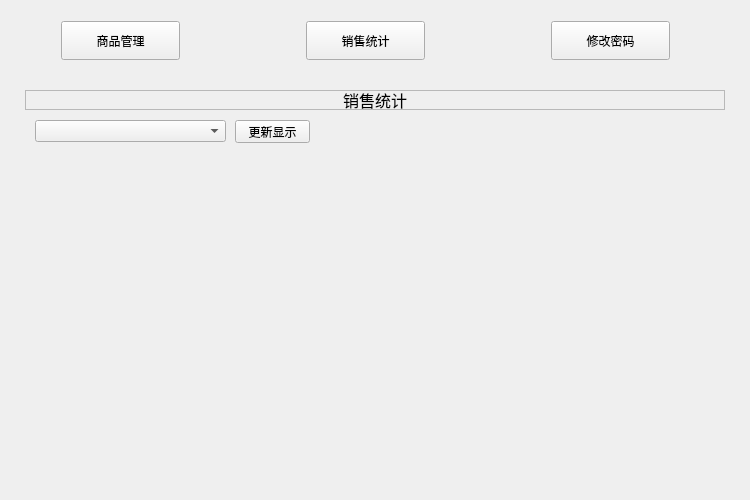
<?xml version="1.0" encoding="UTF-8"?>
<ui version="4.0">
 <class>Widget</class>
 <widget class="QWidget" name="Widget">
  <property name="geometry">
   <rect>
    <x>0</x>
    <y>0</y>
    <width>750</width>
    <height>500</height>
   </rect>
  </property>
  <property name="windowTitle">
   <string>数据管理系统</string>
  </property>
  <widget class="QWidget" name="layoutWidget">
   <property name="geometry">
    <rect>
     <x>50</x>
     <y>10</y>
     <width>631</width>
     <height>61</height>
    </rect>
   </property>
   <layout class="QHBoxLayout" name="horizontalLayout">
    <property name="sizeConstraint">
     <enum>QLayout::SetDefaultConstraint</enum>
    </property>
    <item>
     <widget class="QPushButton" name="manageBtn">
      <property name="sizePolicy">
       <sizepolicy hsizetype="Expanding" vsizetype="Expanding">
        <horstretch>0</horstretch>
        <verstretch>0</verstretch>
       </sizepolicy>
      </property>
      <property name="text">
       <string>商品管理</string>
      </property>
     </widget>
    </item>
    <item>
     <spacer name="horizontalSpacer_3">
      <property name="orientation">
       <enum>Qt::Horizontal</enum>
      </property>
      <property name="sizeHint" stdset="0">
       <size>
        <width>40</width>
        <height>20</height>
       </size>
      </property>
     </spacer>
    </item>
    <item>
     <widget class="QPushButton" name="chartBtn">
      <property name="sizePolicy">
       <sizepolicy hsizetype="Expanding" vsizetype="Expanding">
        <horstretch>0</horstretch>
        <verstretch>0</verstretch>
       </sizepolicy>
      </property>
      <property name="text">
       <string>销售统计</string>
      </property>
     </widget>
    </item>
    <item>
     <spacer name="horizontalSpacer_2">
      <property name="orientation">
       <enum>Qt::Horizontal</enum>
      </property>
      <property name="sizeHint" stdset="0">
       <size>
        <width>40</width>
        <height>20</height>
       </size>
      </property>
     </spacer>
    </item>
    <item>
     <widget class="QPushButton" name="passwordBtn">
      <property name="sizePolicy">
       <sizepolicy hsizetype="Expanding" vsizetype="Expanding">
        <horstretch>0</horstretch>
        <verstretch>0</verstretch>
       </sizepolicy>
      </property>
      <property name="text">
       <string>修改密码</string>
      </property>
     </widget>
    </item>
   </layout>
  </widget>
  <widget class="QStackedWidget" name="stackedWidget">
   <property name="geometry">
    <rect>
     <x>25</x>
     <y>70</y>
     <width>700</width>
     <height>410</height>
    </rect>
   </property>
   <property name="currentIndex">
    <number>1</number>
   </property>
   <widget class="QWidget" name="managePage">
    <widget class="QLabel" name="label">
     <property name="geometry">
      <rect>
       <x>0</x>
       <y>20</y>
       <width>700</width>
       <height>20</height>
      </rect>
     </property>
     <property name="font">
      <font>
       <pointsize>12</pointsize>
      </font>
     </property>
     <property name="frameShape">
      <enum>QFrame::StyledPanel</enum>
     </property>
     <property name="text">
      <string>商品管理</string>
     </property>
     <property name="alignment">
      <set>Qt::AlignCenter</set>
     </property>
    </widget>
    <widget class="QToolBox" name="toolBox">
     <property name="geometry">
      <rect>
       <x>20</x>
       <y>50</y>
       <width>321</width>
       <height>360</height>
      </rect>
     </property>
     <property name="frameShape">
      <enum>QFrame::WinPanel</enum>
     </property>
     <property name="frameShadow">
      <enum>QFrame::Raised</enum>
     </property>
     <widget class="QWidget" name="toolBoxPage1">
      <property name="geometry">
       <rect>
        <x>0</x>
        <y>0</y>
        <width>317</width>
        <height>278</height>
       </rect>
      </property>
      <attribute name="label">
       <string>出售商品</string>
      </attribute>
      <widget class="QLabel" name="label_9">
       <property name="geometry">
        <rect>
         <x>20</x>
         <y>200</y>
         <width>36</width>
         <height>16</height>
        </rect>
       </property>
       <property name="text">
        <string>金额：</string>
       </property>
      </widget>
      <widget class="QPushButton" name="sellCancelBtn">
       <property name="geometry">
        <rect>
         <x>150</x>
         <y>250</y>
         <width>75</width>
         <height>23</height>
        </rect>
       </property>
       <property name="text">
        <string>取消</string>
       </property>
      </widget>
      <widget class="QLabel" name="label_6">
       <property name="geometry">
        <rect>
         <x>21</x>
         <y>50</y>
         <width>36</width>
         <height>16</height>
        </rect>
       </property>
       <property name="text">
        <string>类型：</string>
       </property>
      </widget>
      <widget class="QLabel" name="label_7">
       <property name="geometry">
        <rect>
         <x>21</x>
         <y>87</y>
         <width>36</width>
         <height>16</height>
        </rect>
       </property>
       <property name="text">
        <string>品牌：</string>
       </property>
      </widget>
      <widget class="QComboBox" name="sellTypeComboBox">
       <property name="geometry">
        <rect>
         <x>63</x>
         <y>50</y>
         <width>161</width>
         <height>20</height>
        </rect>
       </property>
       <property name="sizePolicy">
        <sizepolicy hsizetype="Expanding" vsizetype="Fixed">
         <horstretch>0</horstretch>
         <verstretch>0</verstretch>
        </sizepolicy>
       </property>
      </widget>
      <widget class="QComboBox" name="sellBrandComboBox">
       <property name="geometry">
        <rect>
         <x>63</x>
         <y>87</y>
         <width>210</width>
         <height>20</height>
        </rect>
       </property>
       <property name="sizePolicy">
        <sizepolicy hsizetype="Expanding" vsizetype="Fixed">
         <horstretch>0</horstretch>
         <verstretch>0</verstretch>
        </sizepolicy>
       </property>
      </widget>
      <widget class="QPushButton" name="sellOkBtn">
       <property name="geometry">
        <rect>
         <x>30</x>
         <y>250</y>
         <width>75</width>
         <height>23</height>
        </rect>
       </property>
       <property name="text">
        <string>确定</string>
       </property>
      </widget>
      <widget class="QLabel" name="label_8">
       <property name="geometry">
        <rect>
         <x>21</x>
         <y>160</y>
         <width>36</width>
         <height>16</height>
        </rect>
       </property>
       <property name="text">
        <string>数量：</string>
       </property>
      </widget>
      <widget class="QSpinBox" name="sellNumSpinBox">
       <property name="geometry">
        <rect>
         <x>63</x>
         <y>160</y>
         <width>51</width>
         <height>22</height>
        </rect>
       </property>
      </widget>
      <widget class="QLineEdit" name="sellSumLineEdit">
       <property name="geometry">
        <rect>
         <x>63</x>
         <y>200</y>
         <width>100</width>
         <height>20</height>
        </rect>
       </property>
      </widget>
      <widget class="QLabel" name="label_13">
       <property name="geometry">
        <rect>
         <x>180</x>
         <y>200</y>
         <width>54</width>
         <height>12</height>
        </rect>
       </property>
       <property name="text">
        <string>元</string>
       </property>
      </widget>
      <widget class="QLabel" name="label_24">
       <property name="geometry">
        <rect>
         <x>21</x>
         <y>120</y>
         <width>36</width>
         <height>16</height>
        </rect>
       </property>
       <property name="text">
        <string>单价：</string>
       </property>
      </widget>
      <widget class="QLineEdit" name="sellPriceLineEdit">
       <property name="geometry">
        <rect>
         <x>63</x>
         <y>120</y>
         <width>101</width>
         <height>20</height>
        </rect>
       </property>
      </widget>
      <widget class="QLabel" name="label_25">
       <property name="geometry">
        <rect>
         <x>180</x>
         <y>120</y>
         <width>54</width>
         <height>12</height>
        </rect>
       </property>
       <property name="text">
        <string>元</string>
       </property>
      </widget>
      <widget class="QLabel" name="sellLastNumLabel">
       <property name="geometry">
        <rect>
         <x>130</x>
         <y>160</y>
         <width>111</width>
         <height>20</height>
        </rect>
       </property>
       <property name="text">
        <string>剩余数量：000</string>
       </property>
      </widget>
     </widget>
     <widget class="QWidget" name="page_3">
      <property name="geometry">
       <rect>
        <x>0</x>
        <y>0</y>
        <width>317</width>
        <height>278</height>
       </rect>
      </property>
      <attribute name="label">
       <string>已有商品入库</string>
      </attribute>
      <widget class="QLabel" name="label_2">
       <property name="geometry">
        <rect>
         <x>21</x>
         <y>50</y>
         <width>36</width>
         <height>16</height>
        </rect>
       </property>
       <property name="text">
        <string>类型：</string>
       </property>
      </widget>
      <widget class="QLabel" name="label_5">
       <property name="geometry">
        <rect>
         <x>21</x>
         <y>87</y>
         <width>36</width>
         <height>16</height>
        </rect>
       </property>
       <property name="text">
        <string>品牌：</string>
       </property>
      </widget>
      <widget class="QLabel" name="label_10">
       <property name="geometry">
        <rect>
         <x>21</x>
         <y>120</y>
         <width>36</width>
         <height>16</height>
        </rect>
       </property>
       <property name="text">
        <string>单价：</string>
       </property>
      </widget>
      <widget class="QLabel" name="label_11">
       <property name="geometry">
        <rect>
         <x>21</x>
         <y>160</y>
         <width>36</width>
         <height>16</height>
        </rect>
       </property>
       <property name="text">
        <string>数量：</string>
       </property>
      </widget>
      <widget class="QPushButton" name="goodsOkBtn">
       <property name="geometry">
        <rect>
         <x>30</x>
         <y>250</y>
         <width>75</width>
         <height>23</height>
        </rect>
       </property>
       <property name="text">
        <string>确定</string>
       </property>
      </widget>
      <widget class="QPushButton" name="goodsCancelBtn">
       <property name="geometry">
        <rect>
         <x>150</x>
         <y>250</y>
         <width>75</width>
         <height>23</height>
        </rect>
       </property>
       <property name="text">
        <string>取消</string>
       </property>
      </widget>
      <widget class="QComboBox" name="goodsTypeComboBox">
       <property name="geometry">
        <rect>
         <x>63</x>
         <y>50</y>
         <width>151</width>
         <height>20</height>
        </rect>
       </property>
      </widget>
      <widget class="QLineEdit" name="goodsPriceLineEdit">
       <property name="geometry">
        <rect>
         <x>63</x>
         <y>120</y>
         <width>100</width>
         <height>20</height>
        </rect>
       </property>
      </widget>
      <widget class="QComboBox" name="goodsBrandComboBox">
       <property name="geometry">
        <rect>
         <x>63</x>
         <y>87</y>
         <width>210</width>
         <height>20</height>
        </rect>
       </property>
      </widget>
      <widget class="QLabel" name="label_12">
       <property name="geometry">
        <rect>
         <x>180</x>
         <y>120</y>
         <width>54</width>
         <height>12</height>
        </rect>
       </property>
       <property name="text">
        <string>元</string>
       </property>
      </widget>
      <widget class="QLineEdit" name="goodsSumLineEdit">
       <property name="geometry">
        <rect>
         <x>63</x>
         <y>200</y>
         <width>100</width>
         <height>20</height>
        </rect>
       </property>
      </widget>
      <widget class="QLabel" name="label_19">
       <property name="geometry">
        <rect>
         <x>179</x>
         <y>200</y>
         <width>54</width>
         <height>12</height>
        </rect>
       </property>
       <property name="text">
        <string>元</string>
       </property>
      </widget>
      <widget class="QLabel" name="label_20">
       <property name="geometry">
        <rect>
         <x>20</x>
         <y>200</y>
         <width>36</width>
         <height>16</height>
        </rect>
       </property>
       <property name="text">
        <string>金额：</string>
       </property>
      </widget>
      <widget class="QSpinBox" name="goodsNumSpinBox">
       <property name="geometry">
        <rect>
         <x>63</x>
         <y>160</y>
         <width>61</width>
         <height>20</height>
        </rect>
       </property>
      </widget>
     </widget>
     <widget class="QWidget" name="page_5">
      <property name="geometry">
       <rect>
        <x>0</x>
        <y>0</y>
        <width>317</width>
        <height>278</height>
       </rect>
      </property>
      <attribute name="label">
       <string>新商品入库</string>
      </attribute>
      <widget class="QSpinBox" name="newNumSpinBox">
       <property name="geometry">
        <rect>
         <x>63</x>
         <y>160</y>
         <width>61</width>
         <height>20</height>
        </rect>
       </property>
      </widget>
      <widget class="QLabel" name="label_14">
       <property name="geometry">
        <rect>
         <x>21</x>
         <y>120</y>
         <width>36</width>
         <height>16</height>
        </rect>
       </property>
       <property name="text">
        <string>单价：</string>
       </property>
      </widget>
      <widget class="QLabel" name="label_15">
       <property name="geometry">
        <rect>
         <x>21</x>
         <y>160</y>
         <width>36</width>
         <height>16</height>
        </rect>
       </property>
       <property name="text">
        <string>数量：</string>
       </property>
      </widget>
      <widget class="QLineEdit" name="newPriceLineEdit">
       <property name="geometry">
        <rect>
         <x>63</x>
         <y>120</y>
         <width>81</width>
         <height>20</height>
        </rect>
       </property>
      </widget>
      <widget class="QComboBox" name="newTypeComboBox">
       <property name="geometry">
        <rect>
         <x>63</x>
         <y>50</y>
         <width>151</width>
         <height>20</height>
        </rect>
       </property>
      </widget>
      <widget class="QLabel" name="label_16">
       <property name="geometry">
        <rect>
         <x>21</x>
         <y>50</y>
         <width>36</width>
         <height>16</height>
        </rect>
       </property>
       <property name="text">
        <string>类型：</string>
       </property>
      </widget>
      <widget class="QLabel" name="label_17">
       <property name="geometry">
        <rect>
         <x>160</x>
         <y>120</y>
         <width>54</width>
         <height>12</height>
        </rect>
       </property>
       <property name="text">
        <string>元</string>
       </property>
      </widget>
      <widget class="QPushButton" name="newCancelBtn">
       <property name="geometry">
        <rect>
         <x>150</x>
         <y>250</y>
         <width>75</width>
         <height>23</height>
        </rect>
       </property>
       <property name="text">
        <string>取消</string>
       </property>
      </widget>
      <widget class="QLabel" name="label_18">
       <property name="geometry">
        <rect>
         <x>21</x>
         <y>87</y>
         <width>36</width>
         <height>16</height>
        </rect>
       </property>
       <property name="text">
        <string>品牌：</string>
       </property>
      </widget>
      <widget class="QPushButton" name="newOkBtn">
       <property name="geometry">
        <rect>
         <x>30</x>
         <y>250</y>
         <width>75</width>
         <height>23</height>
        </rect>
       </property>
       <property name="text">
        <string>确定</string>
       </property>
      </widget>
      <widget class="QLineEdit" name="newBrandlineEdit">
       <property name="geometry">
        <rect>
         <x>63</x>
         <y>87</y>
         <width>210</width>
         <height>20</height>
        </rect>
       </property>
      </widget>
      <widget class="QLineEdit" name="newSumLineEdit">
       <property name="geometry">
        <rect>
         <x>62</x>
         <y>200</y>
         <width>100</width>
         <height>20</height>
        </rect>
       </property>
      </widget>
      <widget class="QLabel" name="label_21">
       <property name="geometry">
        <rect>
         <x>179</x>
         <y>200</y>
         <width>54</width>
         <height>12</height>
        </rect>
       </property>
       <property name="text">
        <string>元</string>
       </property>
      </widget>
      <widget class="QLabel" name="label_22">
       <property name="geometry">
        <rect>
         <x>20</x>
         <y>200</y>
         <width>36</width>
         <height>16</height>
        </rect>
       </property>
       <property name="text">
        <string>金额：</string>
       </property>
      </widget>
     </widget>
    </widget>
    <widget class="QListWidget" name="dailyList">
     <property name="geometry">
      <rect>
       <x>360</x>
       <y>50</y>
       <width>321</width>
       <height>360</height>
      </rect>
     </property>
     <property name="editTriggers">
      <set>QAbstractItemView::NoEditTriggers</set>
     </property>
    </widget>
   </widget>
   <widget class="QWidget" name="chartPage">
    <widget class="QLabel" name="label_3">
     <property name="geometry">
      <rect>
       <x>0</x>
       <y>20</y>
       <width>700</width>
       <height>20</height>
      </rect>
     </property>
     <property name="font">
      <font>
       <pointsize>12</pointsize>
      </font>
     </property>
     <property name="frameShape">
      <enum>QFrame::StyledPanel</enum>
     </property>
     <property name="text">
      <string>销售统计</string>
     </property>
     <property name="alignment">
      <set>Qt::AlignCenter</set>
     </property>
    </widget>
    <widget class="QComboBox" name="typeComboBox">
     <property name="geometry">
      <rect>
       <x>10</x>
       <y>50</y>
       <width>191</width>
       <height>22</height>
      </rect>
     </property>
    </widget>
    <widget class="QPushButton" name="updateBtn">
     <property name="geometry">
      <rect>
       <x>210</x>
       <y>50</y>
       <width>75</width>
       <height>23</height>
      </rect>
     </property>
     <property name="text">
      <string>更新显示</string>
     </property>
    </widget>
   </widget>
   <widget class="QWidget" name="page">
    <widget class="QLabel" name="label_4">
     <property name="geometry">
      <rect>
       <x>200</x>
       <y>80</y>
       <width>41</width>
       <height>16</height>
      </rect>
     </property>
     <property name="text">
      <string>原密码：</string>
     </property>
    </widget>
    <widget class="QLineEdit" name="OriginpwdLineEdit">
     <property name="geometry">
      <rect>
       <x>270</x>
       <y>80</y>
       <width>161</width>
       <height>20</height>
      </rect>
     </property>
    </widget>
    <widget class="QPushButton" name="originpwdpushButton">
     <property name="geometry">
      <rect>
       <x>450</x>
       <y>80</y>
       <width>75</width>
       <height>23</height>
      </rect>
     </property>
     <property name="text">
      <string>确定</string>
     </property>
    </widget>
   </widget>
   <widget class="QWidget" name="page_2">
    <widget class="QLabel" name="label_23">
     <property name="geometry">
      <rect>
       <x>200</x>
       <y>110</y>
       <width>41</width>
       <height>16</height>
      </rect>
     </property>
     <property name="text">
      <string>新密码：</string>
     </property>
    </widget>
    <widget class="QPushButton" name="newpwdBtn">
     <property name="geometry">
      <rect>
       <x>450</x>
       <y>110</y>
       <width>75</width>
       <height>23</height>
      </rect>
     </property>
     <property name="text">
      <string>确定</string>
     </property>
    </widget>
    <widget class="QLineEdit" name="NewpwdLineEdit">
     <property name="geometry">
      <rect>
       <x>270</x>
       <y>110</y>
       <width>161</width>
       <height>20</height>
      </rect>
     </property>
    </widget>
   </widget>
  </widget>
 </widget>
 <layoutdefault spacing="6" margin="11"/>
 <resources/>
 <connections/>
</ui>
